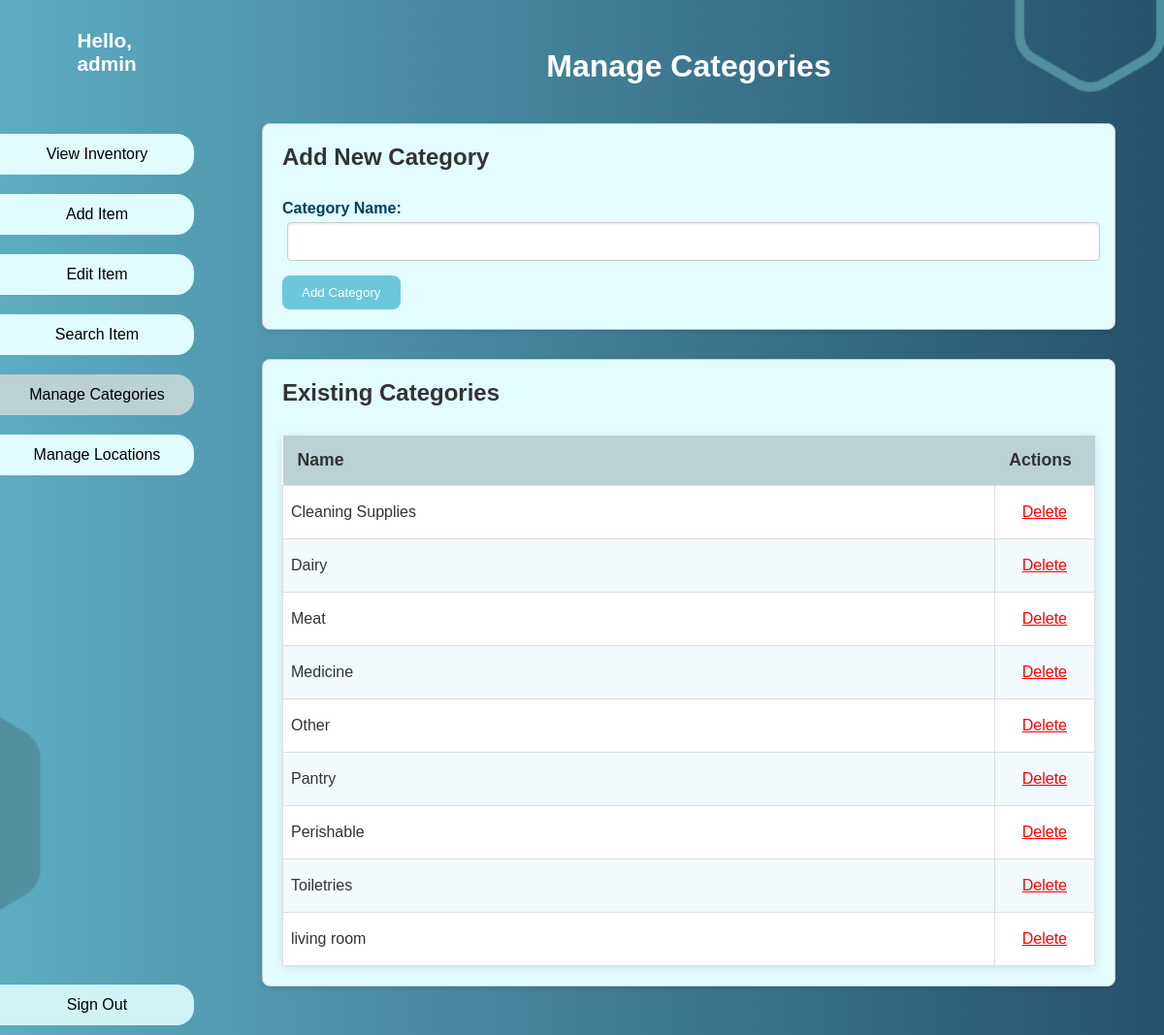
The app's page /categories (signed in) with its own data.
### tables this page shows
CREATE TABLE "Category" (
	"CategoryID"	INTEGER NOT NULL,
	"CategoryName"	VARCHAR(100) NOT NULL,
	PRIMARY KEY("CategoryID" AUTOINCREMENT)
);

### app.py (the view)
@app.route('/categories')
@login_required
def manage_categories():
    print("Accessing /categories route")
    categories = query_db("SELECT CategoryID, CategoryName FROM Category ORDER BY CategoryName") or []
    return render_template('manage_categories.html', categories=categories)

### app.py (called while the page is built)
def get_db():
    db = getattr(g, '_database', None)
    if db is None:
        try:
            db = sqlite3.connect(app.config['DATABASE'])
            db.row_factory = sqlite3.Row
            db.execute("PRAGMA foreign_keys = ON")
            g._database = db
            print("Database connection opened.")
        except sqlite3.Error as e:
            print(f"DATABASE CONNECTION ERROR: {e}")
            flash(f"Database connection error: {e}", "danger")
            return None
    return db

@app.teardown_appcontext
def close_connection(exception):
    db = getattr(g, '_database', None)
    if db is not None:
        db.close()
        print("Database connection closed.")

def query_db(query, args=(), one=False):
    db = get_db()
    if not db: return None
    cursor = None
    try:
        cursor = db.cursor()
        print(f"Executing DB query: {query} | args: {args}")
        cursor.execute(query, args)
        is_select_query = query.strip().upper().startswith("SELECT")
        if is_select_query:
            rows = cursor.fetchall()
            print("SELECT query executed.")
        else:
            db.commit(); rows = []
            print("Non-SELECT query executed and committed.")
        result = (rows[0] if rows else None) if one else rows
        return result
    except sqlite3.Error as e:
        print(f"DATABASE QUERY/EXECUTION ERROR: {e}"); print(f"Failed Query: {query} | Args: {args}")
        flash(f"Database operation failed: {e}", "danger")
        return None
    finally:
        if cursor: cursor.close()

def login_required(f):
    @wraps(f)
    def decorated_function(*args, **kwargs):
        if 'user_id' not in session:
            flash("Please log in to access this page.", "warning")
            return redirect(url_for('login_page', next=request.url))
        return f(*args, **kwargs)
    return decorated_function

### templates/manage_categories.html (shortened to what this page needs)
<!DOCTYPE html>
<html lang="en">
<head>
    <link rel="stylesheet" href="{{ url_for('static', filename='style.css') }}">
</head>
<body class="manage-categories-page">
    <div class="container">
        <aside class="sidebar">
            <div class="user-info">
                <h2>Hello,<br>{{ session.username if session.username else 'User' }}</h2>
            </div>
            <a href="{{ url_for('view_inventory') }}"><button>View Inventory</button></a>
            <a href="{{ url_for('add_item_form') }}"><button>Add Item</button></a>
            <a href="{{ url_for('view_inventory') }}"><button title="Select 'Edit' in table">Edit Item</button></a>
            <a href="{{ url_for('search_items_form') }}"><button>Search Item</button></a>
            <a href="{{ url_for('manage_categories') }}"><button class="active">Manage Categories</button></a>
            <a href="{{ url_for('manage_locations') }}"><button>Manage Locations</button></a>
            <a href="{{ url_for('logout_action') }}"><button class="signout">Sign Out</button></a>
        </aside>
        <main class="main-content">
            <header class="header"><h1>Manage Categories</h1></header>
            <div class="content-box" style="margin-bottom: 30px;">
                <h2>Add New Category</h2>
                <form method="POST" action="{{ url_for('add_category') }}">
                    <label for="category_name">Category Name:</label>
                    <input type="text" id="category_name" name="category_name" required style="margin-left: 5px; margin-right: 10px;">
                    <button type="submit" class="form-button">Add Category</button>
                </form>
            </div>
            <div class="content-box">
                <h2>Existing Categories</h2>
                {% if categories %}
                    <table style="width: 100%; border-collapse: collapse;">
                        <thead><tr><th>Name</th><th style="width: 100px;">Actions</th></tr></thead>
                        <tbody>
                        {% for category in categories %}
                            <tr>
                                <td style="border: 1px solid #ddd; padding: 8px;">{{ category.CategoryName }}</td>
                                <td style="border: 1px solid #ddd; padding: 8px; text-align: center;">
                                    <form method="POST" action="{{ url_for('delete_category', category_id=category.CategoryID) }}" style="display:inline;" onsubmit="return confirm('Deleting category \'{{ category.CategoryName | escape }}\' will set items in this category to uncategorized. Proceed?');">
                                         <button type="submit" style="background:none; border:none; font-size: 1rem; color:red; text-decoration:underline; cursor:pointer;">Delete</button>
                                    </form>
                                </td>
                            </tr>
                        {% endfor %}
                        </tbody>
                    </table>
                {% else %}
                    <p>No categories found. Add one using the form above.</p>
                {% endif %}
            </div>
        </main>
    </div>
</body>
</html>

### static/style.css (style rules this page uses)
* { margin: 0; padding: 0; box-sizing: border-box; }
body, html { height: 100%; font-family: Arial, sans-serif; }
body { background: url("background2.png") no-repeat center center fixed; background-size: cover; background-repeat: no-repeat; background-position: center; }
.container { display: flex; height: 100vh; color: #333; }
.sidebar { width: 220px; display: flex; flex-direction: column; }
.user-info { display: flex; flex-direction: column; justify-content: center; align-items: center; margin-top: 10px; padding: 20px; }
.user-info h2 { margin-bottom: 30px; font-size: 1.3rem; color: #ffffff; }
.sidebar button.active { background-color: #bcd1d4; border: none; cursor: default; }
.sidebar button { margin: 10px 20px 10px 0px; width: 200px; padding: 12px; background-color: #e0fcff; border: none; border-radius: 0px 18px 18px 0px; font-size: 1rem; cursor: pointer; transition: background-color 0.3s ease; }
.sidebar .signout { background-color: #d1f3f6; position: absolute; bottom: 0; }
.main-content { flex: 1; padding: 30px; overflow-y: auto; }
.header { display: flex; justify-content: center; align-items: center; }
.header h1 { color: #ffffff; margin:20px; }
.content-box { background-color: #e2fcff; border: 1px solid #ccc; border-radius: 8px; padding: 20px; margin: 20px; box-shadow: 0 2px 5px rgba(0, 0, 0, 0.1); }
table { width: 100%; border-collapse: collapse; background-color: white; box-shadow: 0 2px 10px rgba(0,0,0,0.1); }
th, td { padding: 15px; text-align: left; }
th { background-color: #bcd1d4; font-size: 1.1rem; }
tr:nth-child(even) { background-color: #f3fafd; }
a { color: #007bff; text-decoration: underline; cursor: pointer; }
label { font-size: 1rem; font-weight: bold; margin-bottom: 5px; display: block; color: #003f5c; }
body:not(.login-page, .inventory-page) input[type="text"], body:not(.login-page) input[type="number"], body:not(.login-page) input[type="date"], body:not(.login-page) select, body:not(.login-page) textarea { width: 100%; padding: 10px; margin-bottom: 15px; border: 1px solid #ccc; border-radius: 4px; font-size: 1rem; box-shadow: inset 0 1px 3px rgba(0, 0, 0, 0.1); }
.manage-categories-page h2, .manage-locations-page h2 { margin-bottom: 30px; }
button.form-button, button[type="submit"] { background-color: #6dc7db; color: #ffffff; border: none; border-radius: 8px; padding: 10px 20px; cursor: pointer; transition: background-color 0.3s ease; }

### records on screen
Category: CategoryName "Cleaning Supplies"
Category: CategoryName "Dairy"
Category: CategoryName "Meat"
Category: CategoryName "Medicine"
Category: CategoryName "Other"
Category: CategoryName "Pantry"
Category: CategoryName "Perishable"
Category: CategoryName "Toiletries"
Category: CategoryName "living room"

### other values on screen
{{ session.username if session.username else 'User' }} "admin"
